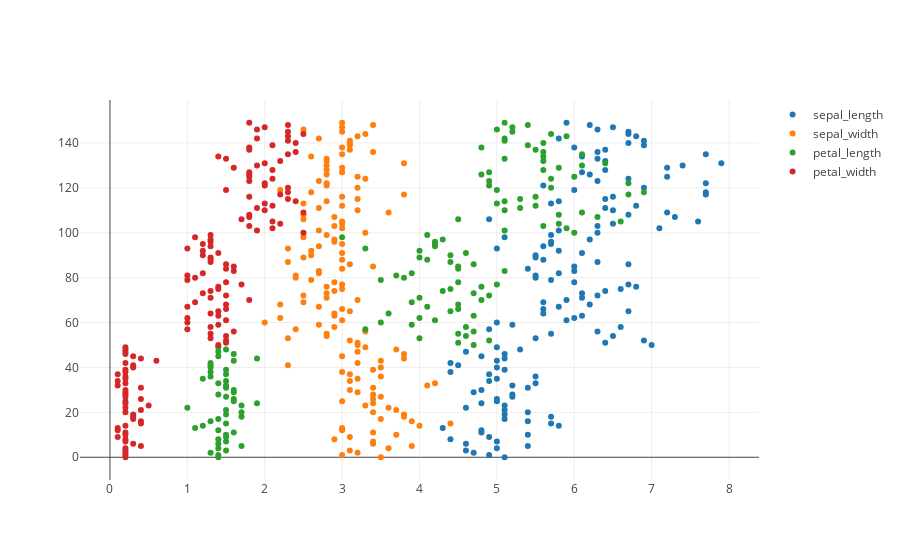

This figure's notebook cell:
### Code cell
let x = Array::from_iter(0..features.nrows());

let mut plot = Plot::new();
for i in 0..features.ncols() {
  let y = features.slice(s![.., i]).to_owned();
  let t = Scatter::from_array(y, x.clone()).name(&columns[i]).mode(Mode::Markers);
  plot.add_trace(t);
}

plot

### Figure 1 — Plotly figure (JSON) as saved in the notebook; plotly's stock layout.template omitted (floating-point values rounded to 4 significant figures; data arrays with more than 128 entries replaced by an {"elided": "..."} marker saying what was removed)
{"data": [{"mode": "markers", "name": "sepal_length", "type": "scatter", "x": {"elided": "150 float values"}, "y": {"elided": "150 int values"}}, {"mode": "markers", "name": "sepal_width", "type": "scatter", "x": {"elided": "150 float values"}, "y": {"elided": "150 int values"}}, {"mode": "markers", "name": "petal_length", "type": "scatter", "x": {"elided": "150 float values"}, "y": {"elided": "150 int values"}}, {"mode": "markers", "name": "petal_width", "type": "scatter", "x": {"elided": "150 float values"}, "y": {"elided": "150 int values"}}], "layout": {}}
